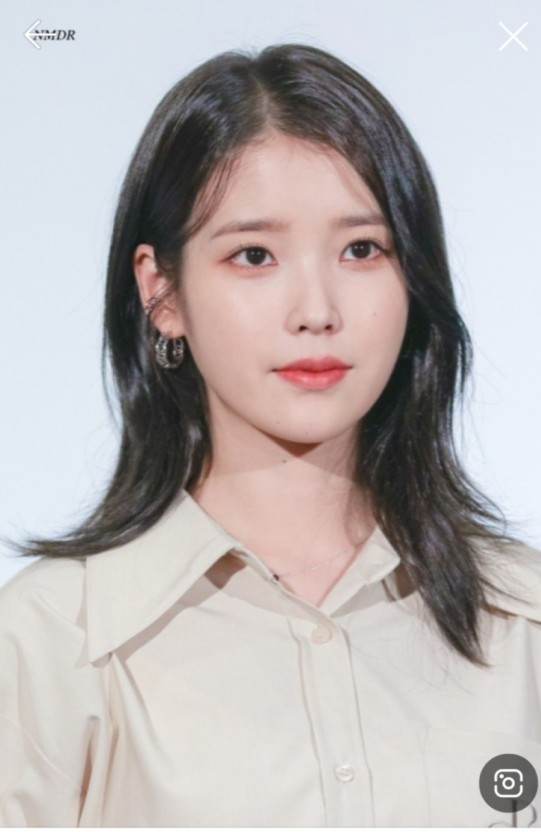
#> input picture image/IU2.jpg, 541 x 832 px, given in place of the camera
$ python face_predict.py
#> lines starting #> are read from the running program, lines starting #| are printed output that depends on the picture
import cv2

face_cascade = cv2.CascadeClassifier("data/haarcascade_frontalface_alt2.xml")

#image = cv2.imread("image/IU2.jpg", cv2.IMREAD_COLOR)
vcp = cv2.VideoCapture(0, cv2.CAP_DSHOW)

model = cv2.face.LBPHFaceRecognizer_create()

model.read("model/face-trainner2.yml")

while True:
    ret, my_image = vcp.read()
#> my_image is the input picture: shape (832, 541, 3); mean B, G, R 179.6, 179.7, 185.7

    if ret is True:
        gray = cv2.cvtColor(my_image, cv2.COLOR_BGR2GRAY)
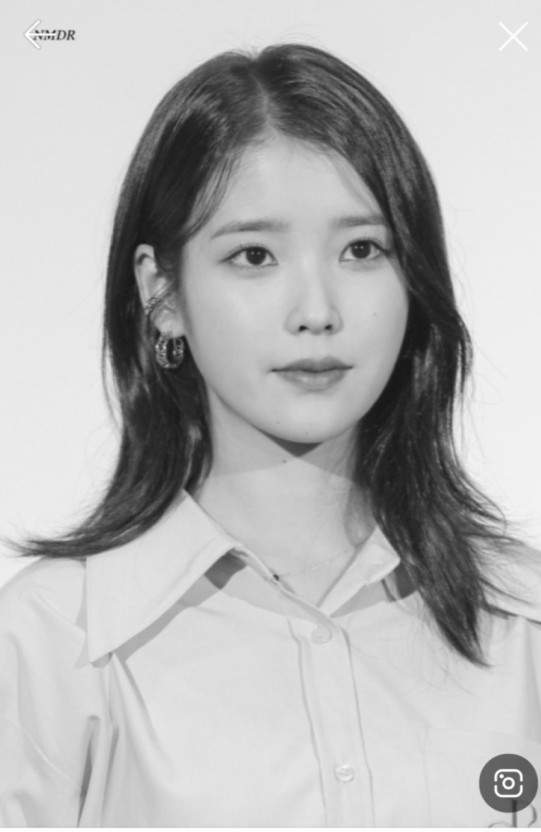
#> gray: shape (832, 541); min 21, max 255, mean 181.4

        gray = cv2.equalizeHist(gray)
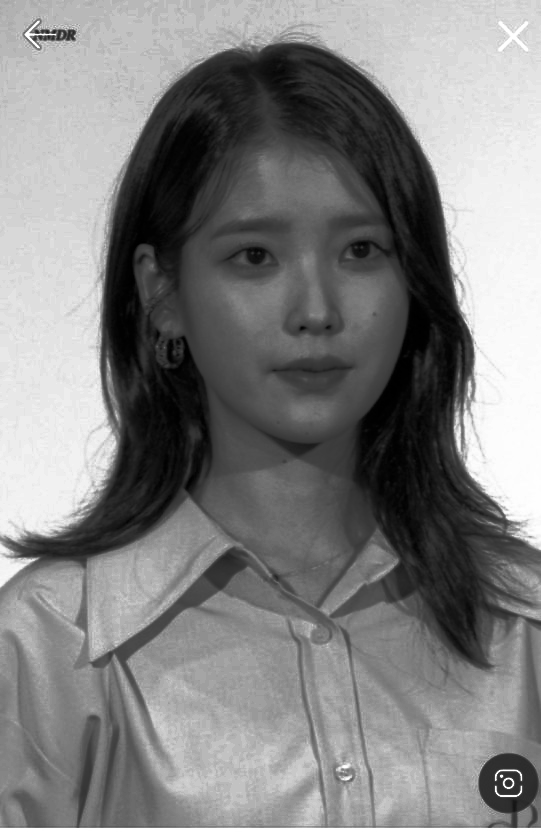
#> gray: shape (832, 541); min 0, max 255, mean 129.1

        faces = face_cascade.detectMultiScale(gray, 1.1, 5, 0, (20, 20))
#> faces = [[168, 147, 279, 279]]

        facesCnt = len(faces)
#> facesCnt = 1

        if facesCnt == 1:

            x, y, w, h = faces[0]
#> x = 168; y = 147; w = 279; h = 279

            face_image = gray[y:y + h, x:x + w]
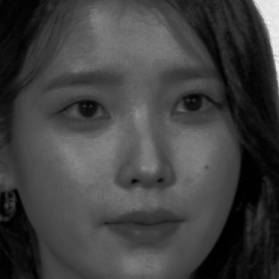
#> face_image: shape (279, 279); min 0, max 243, mean 64.7

            id_, res = model.predict(face_image)
#> id_ = 0; res = 72.79

            result = "result : " + str(res) + "%"
#> result = 'result : 72.7864892562234%'

            cv2.putText(my_image, result, (x, y -15), 0, 1, (255, 0, 0), 2)

            cv2.rectangle(my_image, faces[0], (255, 0, 0), 4)
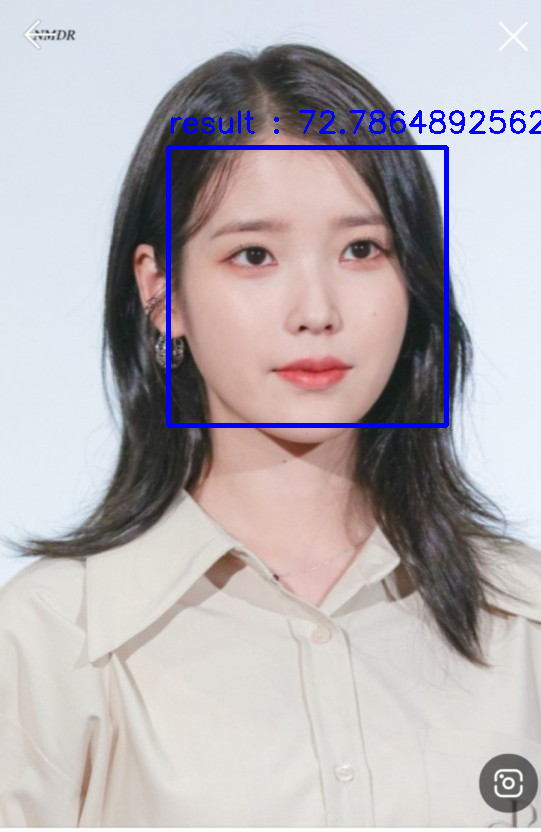
#> my_image: shape (832, 541, 3); mean B, G, R 182.1, 177.7, 183.5

        cv2.imshow("predict_my_face", my_image)

    if cv2.waitKey(1) > 0:
#> (key Esc is pressed here)
        break

vcp.release()

cv2.destroyAllWindows()

$ run again, on image/iu.jpg
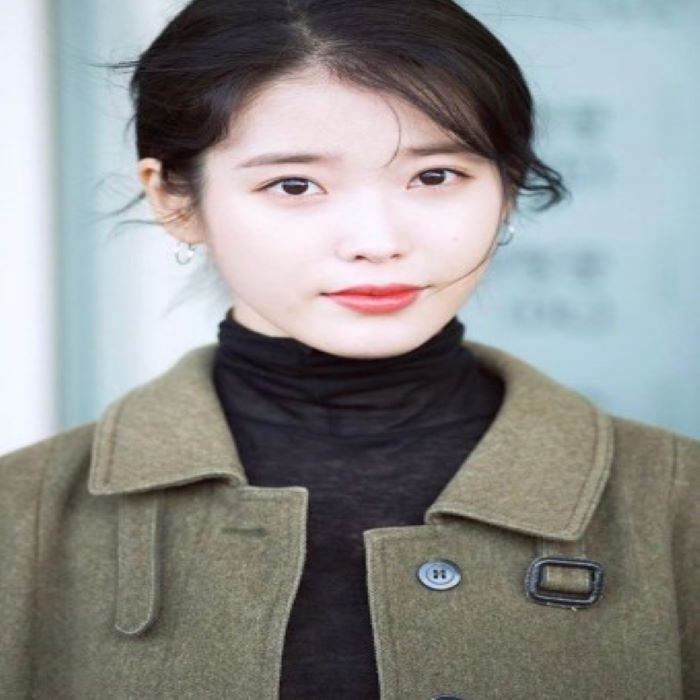
#> input picture image/iu.jpg, 700 x 700 px, given in place of the camera
#> my_image is the input picture: shape (700, 700, 3); mean B, G, R 140, 141.4, 140.5
#> faces = [[207, 63, 306, 306]]
#> facesCnt = 1
#> x = 207; y = 63; w = 306
#> `face_image = gray[y:y + h, x:x + w]`:
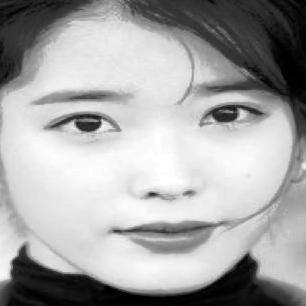
#> face_image: shape (306, 306); min 0, max 255, mean 165.9
#> id_ = 0; res = 78.38
#> result = 'result : 78.38373389106209%'
#> `cv2.rectangle(my_image, faces[0], (255, 0, 0), 4)`:
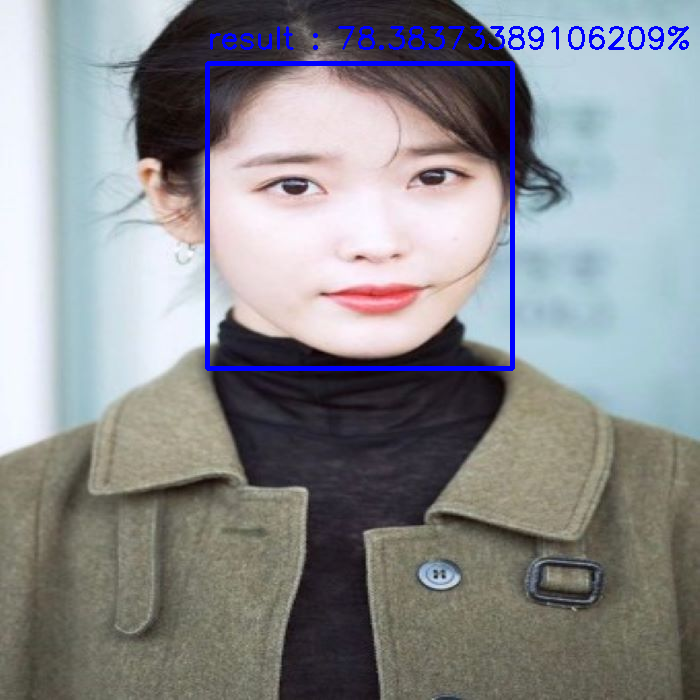
#> my_image: shape (700, 700, 3); mean B, G, R 143, 139.5, 138.6
